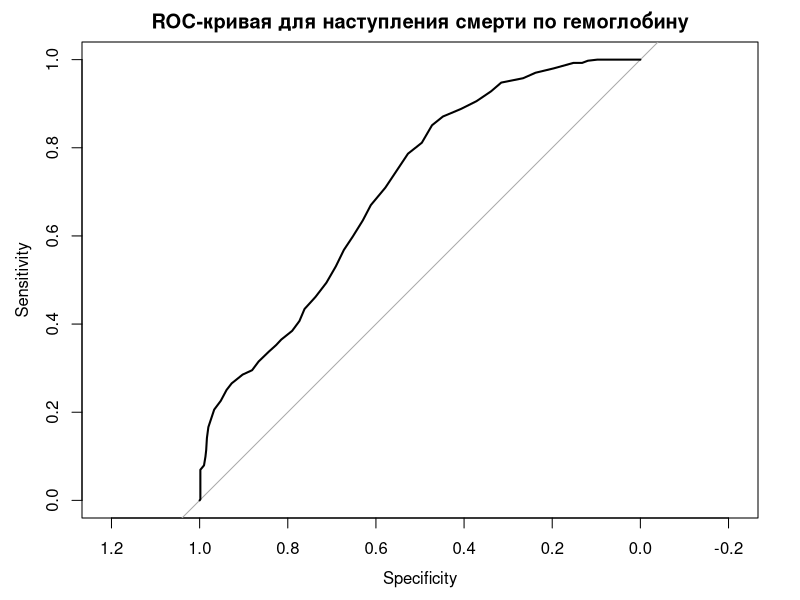
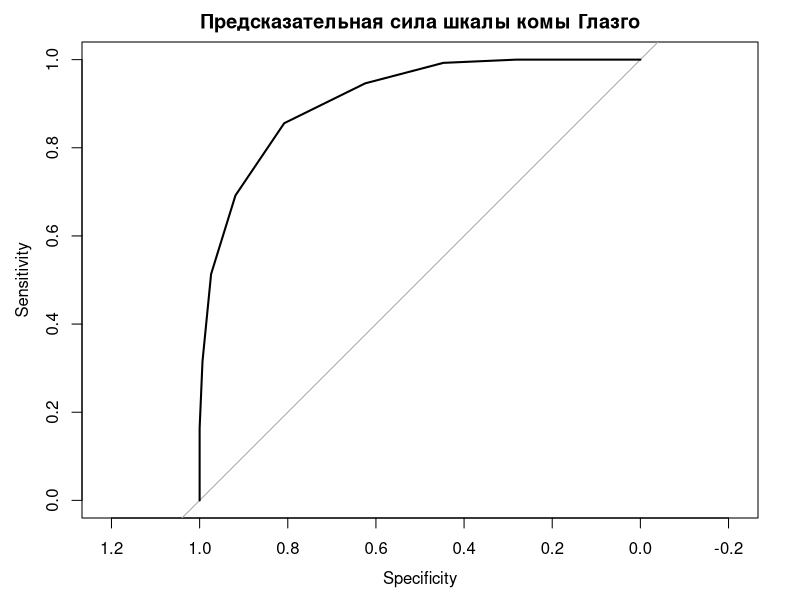
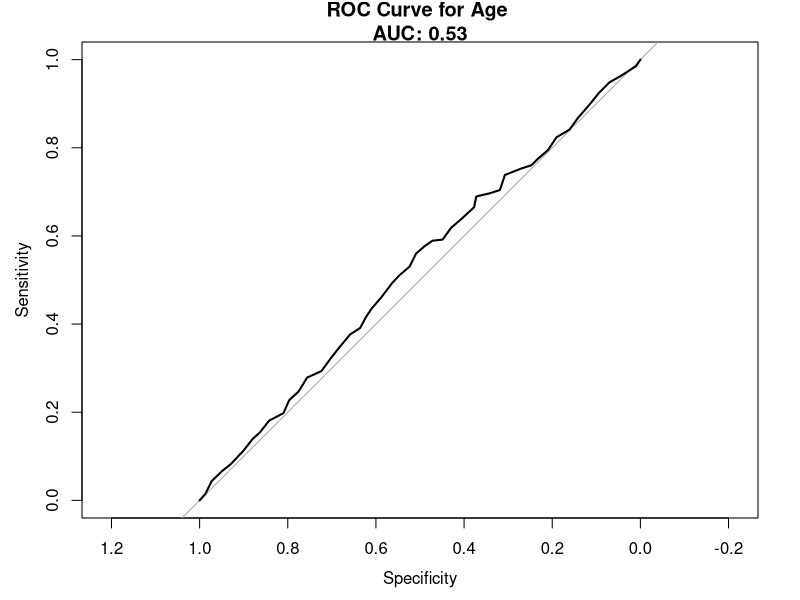
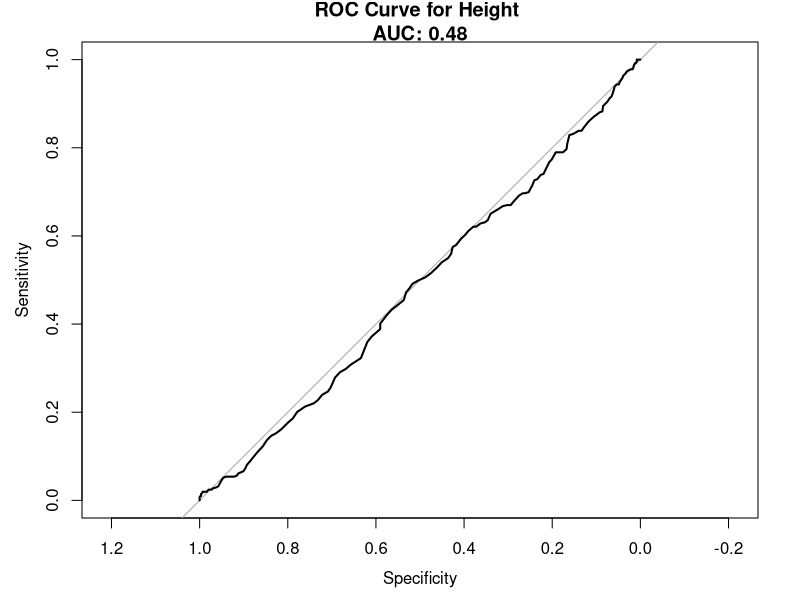
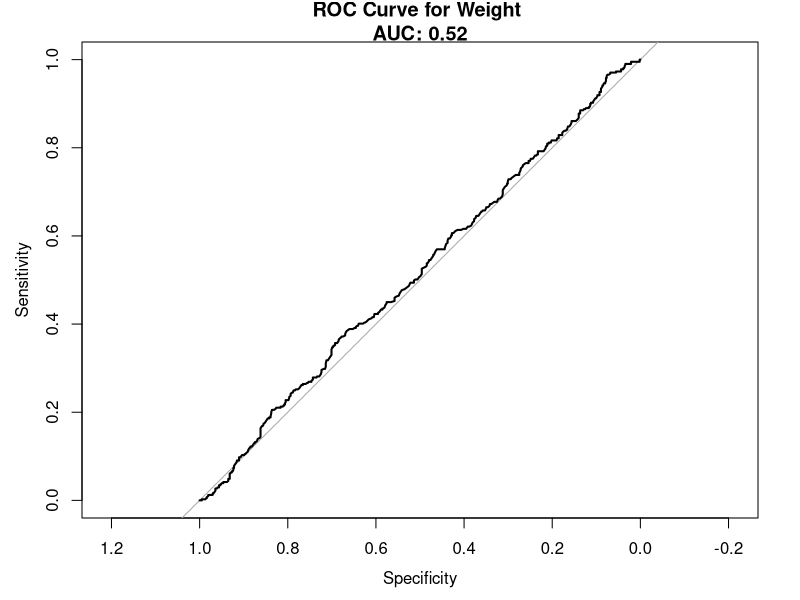
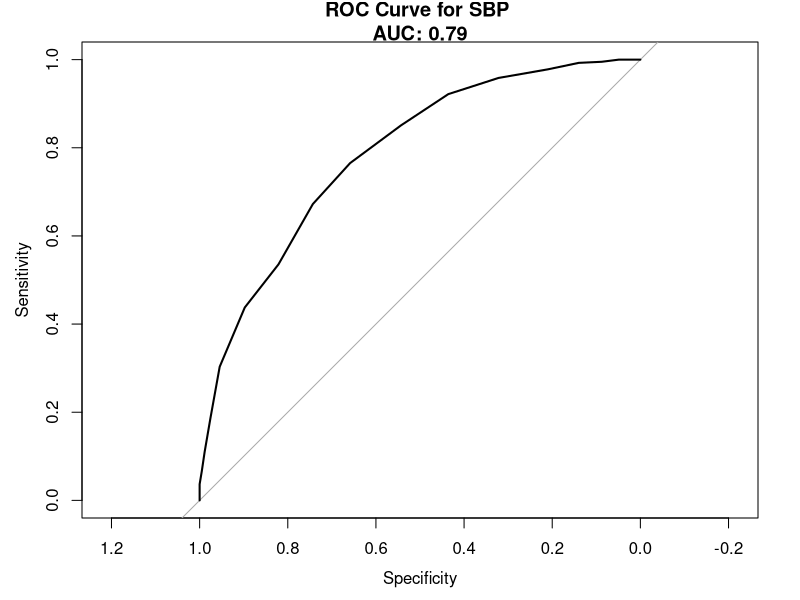
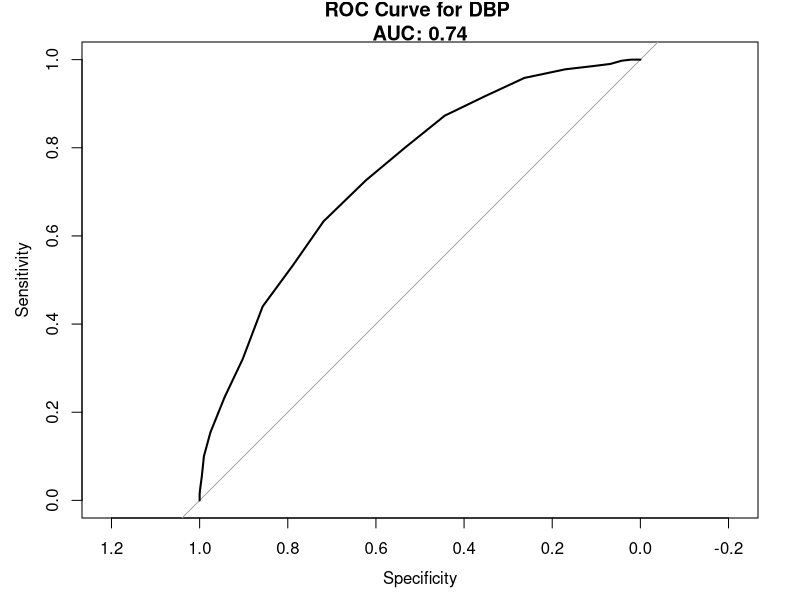
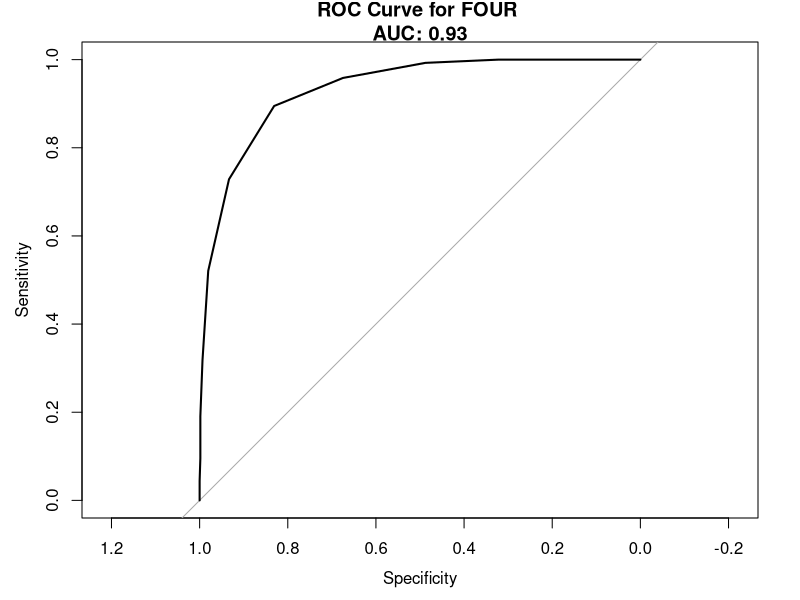

R code for these plots, in order:
## ---- chunk 1
knitr::opts_chunk$set(echo = TRUE)
library(tidyverse)
library(flextable)
library(pROC)
## ---- chunk 2
df <- readxl::read_xlsx("data/trauma.xlsx") %>%
    mutate(
      across(c(id, Death), as.factor),
      Height = as.numeric(sub('"', '', Height)) * 2.54 / 100, # convert height to m
      Weight = Weight / 2.2,
           Hb = na_if(Hb, 0),
      across(where(is.character), as.factor)
           ) 

summary(df)
## ---- chunk 3
statistics <- list(
      `Количество субъектов` = ~length(.x) %>% as.character(),
#    `Количество (есть данные)` = ~sum(!is.na(.x)) %>% as.character(),
#      `Нет данных` = ~sum(is.na(.x)) %>% as.character(),
      `Ср. знач.` = ~ifelse(sum(!is.na(.x)) == 0, "Н/П*", mean(.x, na.rm = TRUE) %>% round(2) %>% as.character()),
      `Станд. отклон.` = ~ifelse(sum(!is.na(.x)) < 3, "Н/П*", sd(.x, na.rm = TRUE) %>% round(2) %>% as.character()),
      `95% ДИ для среднего` = ~ifelse(sum(!is.na(.x)) < 3, "Н/П*", paste0(ci_min(.x) %>% round(2), " - ", ci_max(.x) %>% round(2))),
      `мин. - макс.` = ~ifelse(sum(!is.na(.x)) == 0, "Н/П*", paste0(min(.x, na.rm = TRUE) %>% round(2), " - ", max(.x, na.rm = TRUE) %>% round(2))),
      `Медиана` = ~ifelse(sum(!is.na(.x)) == 0, "Н/П*", median(.x, na.rm = TRUE) %>% round(2) %>% as.character()),
      `Q1 - Q3` = ~ifelse(sum(!is.na(.x)) == 0, "Н/П*", paste0(quantile(.x, 0.25, na.rm = TRUE) %>% round(2), " - ", quantile(.x, 0.75, na.rm = TRUE) %>% round(2)))
)
## ---- chunk 4
ci_min <- function(x) {
  x <- na.omit(x)
  se <- sd(x) / sqrt(length(x))
  error_margin <- qt(0.975, df = length(x) - 1) * se # t-критическое значение для 95%
  ci_min <- mean(x) - error_margin
  return(ci_min)
}

ci_max <- function(x) {
  x <- na.omit(x)
  se <- sd(x) / sqrt(length(x))
  error_margin <- qt(0.975, df = length(x) - 1) * se # t-критическое значение для 95%
  ci_max <- mean(x) + error_margin
  return(ci_max)
}

## ---- chunk 5
df %>%
  select(where(is.numeric)) %>%
  summarize(across(everything(), statistics)) %>%
  pivot_longer(cols = everything(), names_to = "name", values_to = "value") %>%
  separate(name, into = c("variable", "statistics"), sep = "_") %>%
  pivot_wider(names_from = statistics, values_from = value) %>%
  flextable() %>%
  theme_box() %>%
  align(align = "center", part = "all") %>%
  merge_v("variable")
## ---- chunk 6
df %>%
  select(-id, -Name) %>%
  select(where(is.factor)) %>%
  pivot_longer(cols = everything(), names_to = "Variable", values_to = "Value") %>%
  group_by(Variable, Value) %>%
  summarise(n = n(), .groups = 'drop') %>%
  group_by(Variable) %>%
  mutate(`%` = paste0(round((n / sum(n)) * 100, 2), " %") ) %>%
  ungroup() %>%
  select(Variable, Value, n, `%`) %>%
  arrange(Variable, Value) %>%
  flextable() %>%
  theme_box() %>%
  align(align = "center", part = "all") %>%
  merge_v("Variable")
## ---- chunk 7
low_Hb_men <- 13.5
low_Hb_women <- 12


df %>%
  mutate(
    low_Hb = case_when(
      Sex == "Male" & Hb < low_Hb_men ~ TRUE,
      Sex == "Female" & Hb < low_Hb_women ~ TRUE,
      TRUE ~ FALSE
    )
  ) %>%
  summarize(
    total_patients = n(),
    low_Hb_count = sum(low_Hb),
    low_Hb_percent = (low_Hb_count / total_patients) * 100
  )
## ---- chunk 8
df$BMI <- round(df$Weight / ((df$Height)^2), 2)
summary(df)
## ---- chunk 9
sd_bmi <- sd(df$BMI)
print(sd_bmi)
## ---- chunk 10
df %>%
  mutate(
    obese = case_when(
      BMI > 30 ~ TRUE,
      TRUE ~ FALSE
    )
  ) %>%
  summarize(
    total_patients = n(),
    obese_count = sum(obese),
    obese_percent = (obese_count / total_patients) * 100
  )
## ---- chunk 11
roc_curve_HB <- roc(df$Death, df$Hb)
plot(roc_curve_HB, main = "ROC-кривая для наступления смерти по гемоглобину")
## ---- chunk 12
auc(roc_curve_HB)
## ---- chunk 13
ci.auc(roc_curve_HB)
## ---- chunk 14
roc_curve_GSC <- roc(df$Death, df$GSC, quiet = TRUE)
plot(roc_curve_GSC, main = "Предсказательная сила шкалы комы Глазго")
## ---- chunk 15
auc(roc_curve_GSC)
ci.auc(roc_curve_GSC)
## ---- chunk 16
optimal_coords <- coords(roc_curve_GSC, "best", ret = c("threshold", "sensitivity", "specificity"), best.method = "youden")
print(optimal_coords)
## ---- chunk 17
# Function to draw a ROC curve and calculate AUC
roc_function <- function(predicted_var, var_name) {
  roc_curve_var <- roc(df$Death, predicted_var, quiet = TRUE)
  auc_var <- auc(roc_curve_var)
  plot(roc_curve_var, main = paste("ROC Curve for", var_name, "\nAUC:", round(auc_var, 2)))
  return(list(auc = auc_var, var_name = var_name))
}

# Apply the function to all numeric columns
roc_results <- lapply(names(df)[sapply(df, is.numeric)], function(var_name) {
  roc_function(df[[var_name]], var_name)
})
